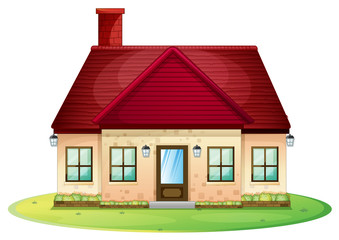
#> input picture house.jpg, 339 x 240 px
$ python edgeDEctection.py
#> lines starting #> are read from the running program, lines starting #| are printed output that depends on the picture; after the words box and inside, x2 and y2 are one past the last pixel; in counts of white or black regions, pixels touching at a corner belong together
import cv2 as cv
import numpy as np

def Edge_detection(frame):
    #image read and show
#> called with frame = 'house.jpg'
    frame = cv.imread('house.jpg')
#> frame is the input picture: shape (240, 339, 3); mean B, G, R 163.9, 180.2, 206.1
    cv.imshow('your given img',frame)

    #concertion rgb image to gray scale image
    gray_img = cv.cvtColor(frame,cv.COLOR_BGR2GRAY)
    cv.imshow('gray img', gray_img)

    #blur images using gaussian kernal
    blur_img = cv.GaussianBlur(gray_img,(3,3),cv.BORDER_DEFAULT)
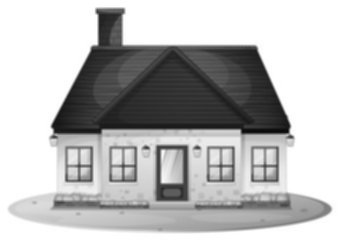
#> blur_img: shape (240, 339); min 10, max 255, mean 186.1
    cv.imshow('blur img', blur_img)

#blur images using gaussian kernal (3,3)
# blur_img3 = cv.GaussianBlur(gray_img,(3,3),cv.BORDER_DEFAULT)
# cv.imshow('blur img 3 3', blur_img3)

    #Edge cascade
    canny_img = cv.Canny(blur_img,125,275)
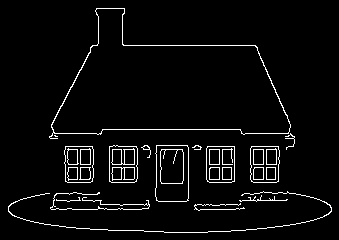
#> canny_img: shape (240, 339); 4.1% white in thin lines or dots, all inside (x1, y1, x2, y2) = (8, 8, 332, 233)
    cv.imshow('canny img, final img', canny_img)

    #Dilating the image
    dilate_img = cv.dilate(canny_img, (5,5), iterations=1)
#> dilate_img: shape (240, 339); 6.7% white in thin lines or dots
    cv.imshow('Dilate img', dilate_img)

    #eroding image
    erode_img = cv.erode(dilate_img, (3,3), iterations=1)
#> erode_img: shape (240, 339); 4.2% white in thin lines or dots, all inside (x1, y1, x2, y2) = (8, 9, 332, 234)
    cv.imshow('Erode img',erode_img)


    #laplacian opearator for edge detection
    lap = cv.Laplacian(blur_img, cv.CV_64F)
    lap = np.uint8(np.absolute(lap))
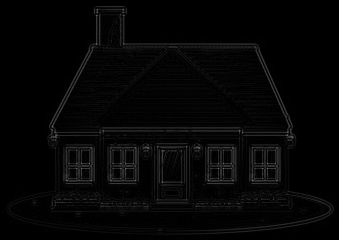
#> lap: shape (240, 339); min 0, max 104, mean 5.5
    cv.imshow('laplacian edge detect', lap)

    #sobel operation for edge detection
    sobel_x = cv.Sobel(blur_img, cv.CV_64F, 1, 0)
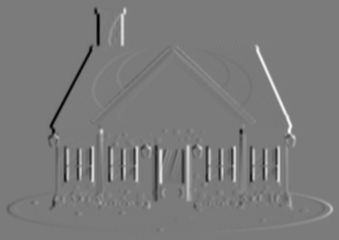
#> sobel_x: shape (240, 339) float64; min -599, max 640, mean 0; drawn with min black and max white
    sobel_y = cv.Sobel(blur_img, cv.CV_64F, 0, 1)
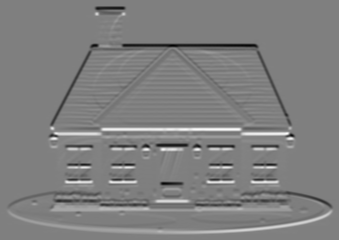
#> sobel_y: shape (240, 339) float64; min -528, max 524, mean 0; drawn with min black and max white
    combine_sobel = cv.bitwise_or(sobel_x, sobel_y)
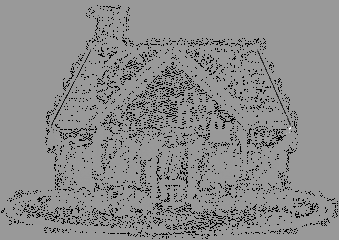
#> combine_sobel: shape (240, 339) float64; 7.9% of the values are NaN or infinite; the others: min -82816, max 54720, mean -189.5; drawn with min black, max white, NaN and infinite black
    cv.imshow('edge detion by sobel operator', combine_sobel)
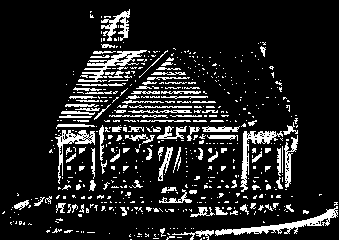
#> window 'edge detion by sobel operator': shape (240, 339); 13.2% white in thin lines or dots

#Edge cascade from 3,3
# canny_img3 = cv.Canny(blur_img3,125,175)
# cv.imshow('canny img3', canny_img3)


Edge_detection('house.jpg')

cv.waitKey(0)
cv.destroyAllWindows()
